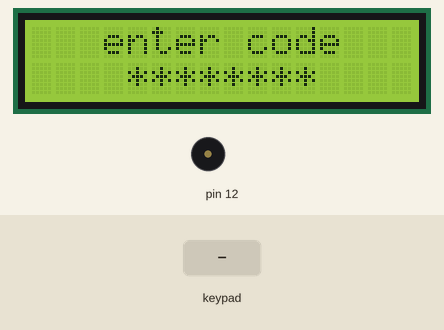
A sketch run on a simulated Arduino Uno, built with avr-gcc and run on an emulated ATmega328P. Shown: 16×2 character LCD, buzzer (waves = sounding). The test bench sets the inputs (shaded band). What the sketch prints to the serial monitor is not drawn.

Above: at 1.2 s.
1.3 s: keypad keys 1 3 9 7 2 2 2 2 pressed 0.4 s apart
At 5.3 s:
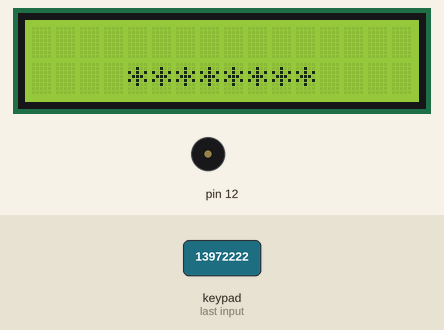
6.0 s: key '1' pressed
At 6.7 s:
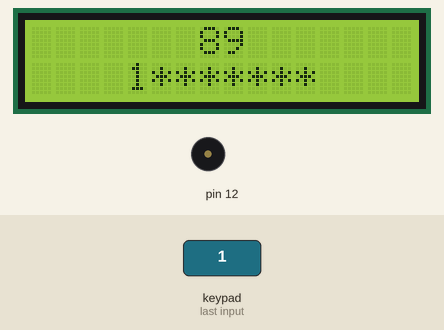
9.0 s: keypad keys 1 3 9 7 2 2 2 2 # pressed 0.4 s apart
At 13.5 s:
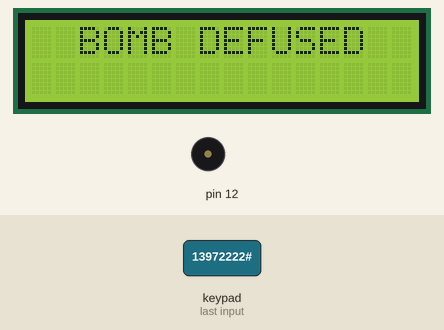
17.1 s: keypad keys * * * * * * * * A pressed 0.4 s apart
At 23.5 s:
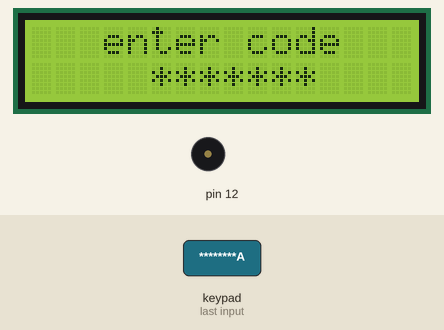
23.7 s: key '2' pressed
At 24.1 s:
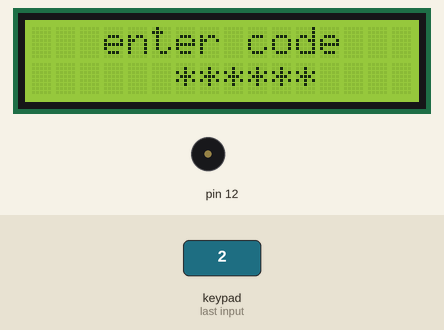
25.2 s: keypad keys 1 3 9 7 2 2 2 2 A pressed 0.4 s apart
At 29.8 s:
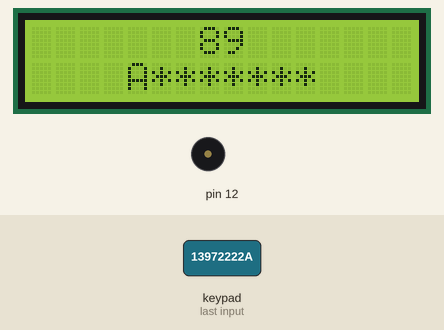
Timing chart, 0 to 48.7 s (numbered marks = the images above; inputs shaded):
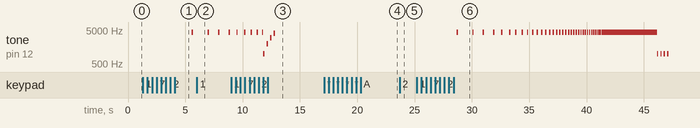

Measured:
- after the input at 1.3 s, tone on pin 12: silent → 4240 Hz after 4.3 s, → silent 0.12 s later; the display: first changes at once (image 1 shows a later state)
- after the input at 6.0 s, the display: changes at once (image 2)
- after the input at 9.0 s, the display: first changes after 0.41 s (image 3 shows a later state)
- after the input at 17.1 s, the display: first differs from a run without the input after 4.4 s (image 4 shows a later state)
- after the input at 23.7 s, the display: changes at once (image 5)
- after the input at 25.2 s, tone on pin 12: plays 4240 Hz for 0.12 s, 4240 Hz for 0.12 s, 4240 Hz for 0.12 s, 4240 Hz for 0.12 s, 4240 Hz for 0.12 s, 4240 Hz for 0.12 s … (44 notes in this stretch), starting after 3.5 s; the display: first changes at once (image 6 shows a later state)
- what the display in image 1 shows lasts 1.4 s, from 4.2 s to 5.6 s

The sketch:

Project_CSGO_mingame.ino
```cpp
#include <Keypad.h>
#include <LiquidCrystal.h>

//keypad box ---------------------------------------------------------------------------

const byte ROWS = 4;
const byte COLS = 4;
char keys[ROWS][COLS] = {
  {'1','2','3','A'},
  {'4','5','6','B'},
  {'7','8','9','C'},
  {'*','0','#','D'}
};
byte rowPins[ROWS] = {11,10,9,8};
byte colPins[COLS] = {5,4,3,2};

Keypad keypad = Keypad( makeKeymap(keys), rowPins, colPins, ROWS, COLS );

// LCD box ---------------------------------------------------------------------

LiquidCrystal lcd(A0,A1,A2,A3,A4,A5);

// Buzzer ----------------------------------------------------------------------


//---------------------------------------------------------------------------------------

int i=5;
int Pos = 0;
int Activated = 0; //0 = Code input, 1 = Defusing, 2 = Endscreen, 3 = replay?, 4 = death
int time = 90;
int timedelay = 1200;
int teller = 0;
float getal = 0;


// legacy code: 7,3,5,5,6,2,0,8

char Code[] = {"********"};
char Gus[] = {"********"};

//---------------------------------------------------------------------------------------

/* ! all serial prints are for debugging ! */

void setup(){
  Serial.begin(9600);
  lcd.begin(16, 2);

}

void loop(){

  char key = keypad.getKey();
  int valueInt = key - 48;   // char to int


 // Bomb setup zone -------------------------------------------------------------------------------------------

 if(Activated == 0){         //input code for defusing

  lcd.setCursor(3,0);
  lcd.print("enter code");

   if (key != NO_KEY && valueInt != -6 && valueInt != -13){
        Code[Pos] = valueInt;     //add pressed key to Code array
        Pos++;
        if(Pos > 7)
        {             //prepare values for defusing game
          Pos = 0;
//            Serial.println("Start");
            Activated = 1;
            delay(100);
            lcd.clear();

        }
    }
    lcd.setCursor(4, 1);
    lcd.print(Code);

  }

// defusal zone -------------------------------------------------------------------------------------------
 if(Activated == 1){

   //lcd.clear();

  if (key != NO_KEY&& valueInt != -6 && valueInt != -13){ // if key == pressed
//    Serial.println(Code[Pos]);  // check value of Code[Pos]
//    Serial.println(valueInt);  // check value of value
    if(Code[Pos] == valueInt){
       Gus[Pos] = key;  // replace * with a number
//    Serial.println("Correct"); // if program makes it in this loop print "Correct"
      Pos++; // next spot in Code array
    }
  }

    lcd.setCursor(4, 1);
    lcd.print(Gus);
//    Serial.println(Pos);
    if(Pos > 7){      //if bomb defused
      Activated = 2;
      Pos = 0;
    }

   teller = teller + 2 + getal;
   //Serial.println(teller);
  if(time > 0){
    if ( timedelay >= 60 && teller >= 2100 ){   //bomb timer 800 -> 60 with n-20 delay
      tone(12, 4240,120);
      teller = 0;
      getal = getal + 0.5;
      Serial.println(getal);
      time = time - 1;
      lcd.setCursor(7,0);
      lcd.print(time);
      Serial.print(time);
    }
  }
  if(time <= 0){
    for(int I=0;I<4;I++){
      tone(12, 1000,120);
      delay(300);
      }

    lcd.clear();
    Activated = 4;
    Serial.print("GO");

  }
 }
// Succesfull defuse zone -------------------------------------------------------------------------------------------
  if(Activated == 2){

    for(int I=0;I<4;I++){
      tone(12, 1000 +(I*1000),120);
      delay(300);
      }
    lcd.clear();
    lcd.setCursor(2, 0);
    lcd.print("BOMB DEFUSED");
    delay(4000);
    lcd.clear();
    lcd.setCursor(4, 0);
    lcd.print("CT's WIN");
    delay(4000);
    Activated = 3;
    lcd.clear();
  }
  // Ending zone -------------------------------------------------------------------------------------------
  if(Activated == 3){ //ending screen

    lcd.clear();
    lcd.setCursor(4, 0);
    lcd.print("PRESS *");
    lcd.setCursor(3, 1);
    lcd.print("TO REPLAY");
    delay(50);
//    Serial.println(valueInt);

   if (key != NO_KEY && valueInt != -13){
     if (valueInt == -6){
      Activated = 0;
      lcd.clear();

// RESET VALUES
  i=5;
  Pos = 0;
  Activated = 0;
  time = 90;
  timedelay = 1200;
  teller = 0;
  getal = 0;

  for(int I=0;I<8;I++){

  Code[I] = '*';
  Gus[I] = '*';
  }
  }

 }
}

// Failed defusal zone -------------------------------------------------------------------------------------------
  if(Activated == 4){

  lcd.setCursor(3, 0);
  lcd.print("GAME  OVER");
  lcd.setCursor(1, 1);
  lcd.print("Terrorists WIN");
  delay(4000);
  Activated = 3;

  }
}
```
